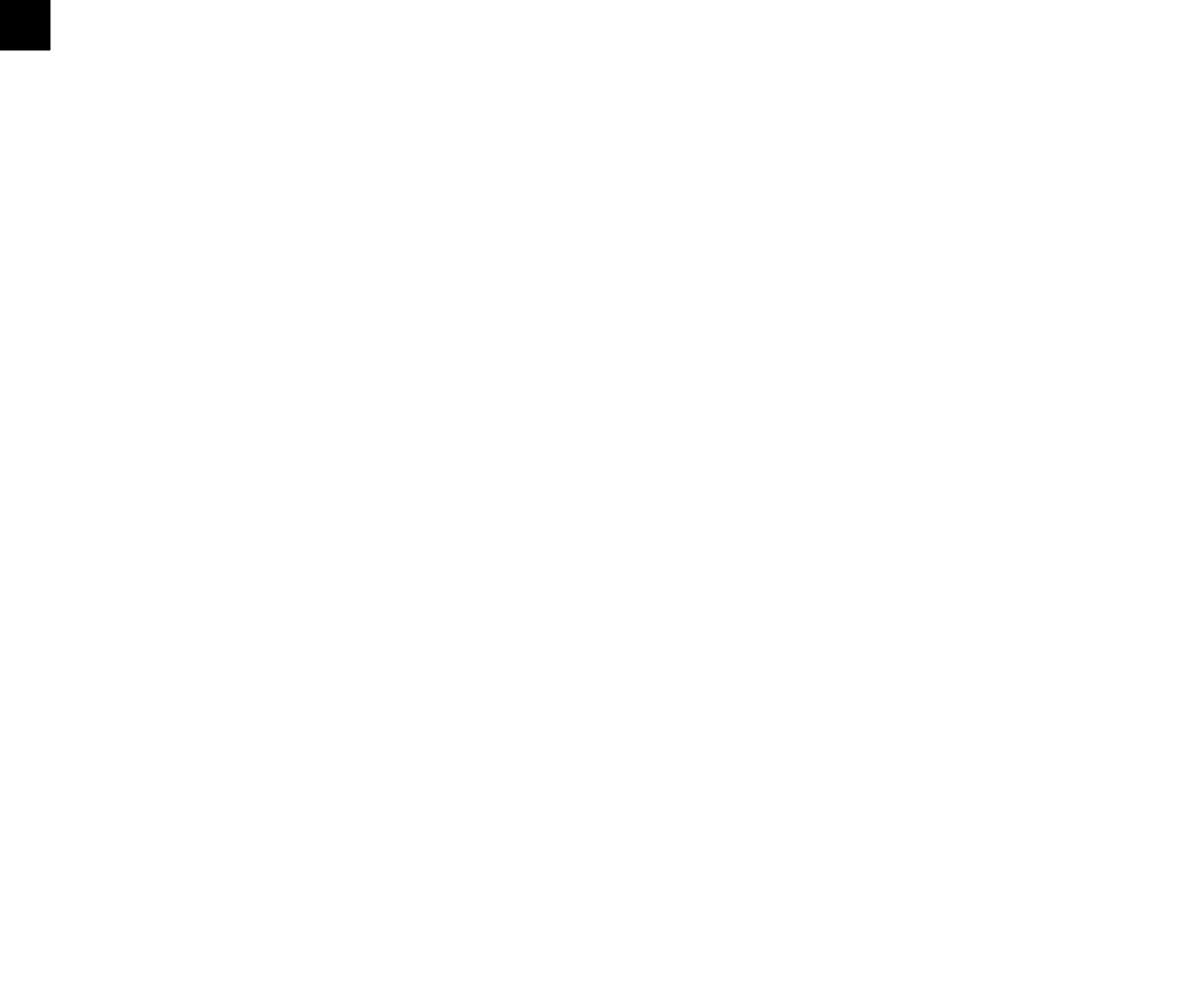
Frame 1 (no input)
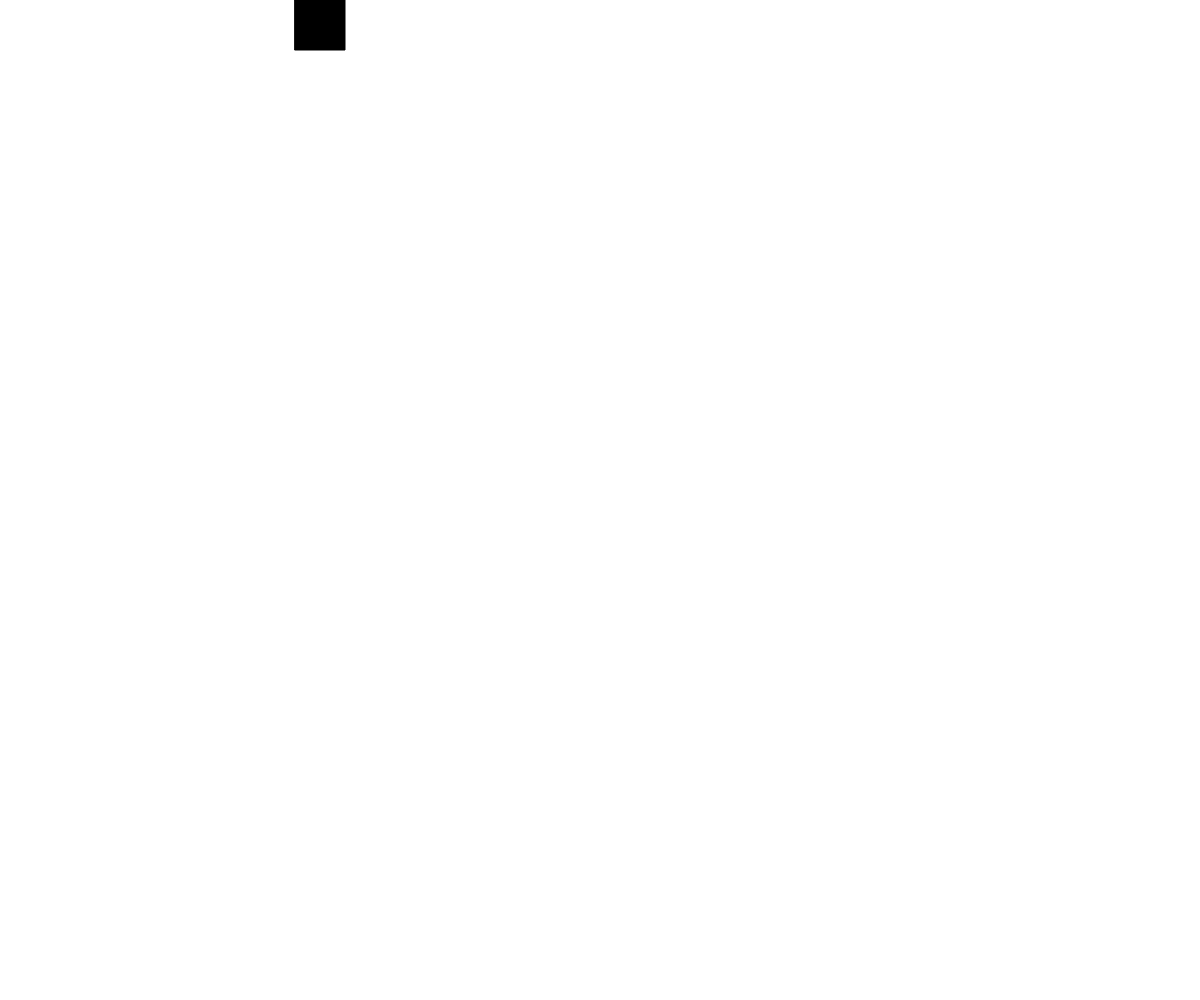
Frame 60 (no input)
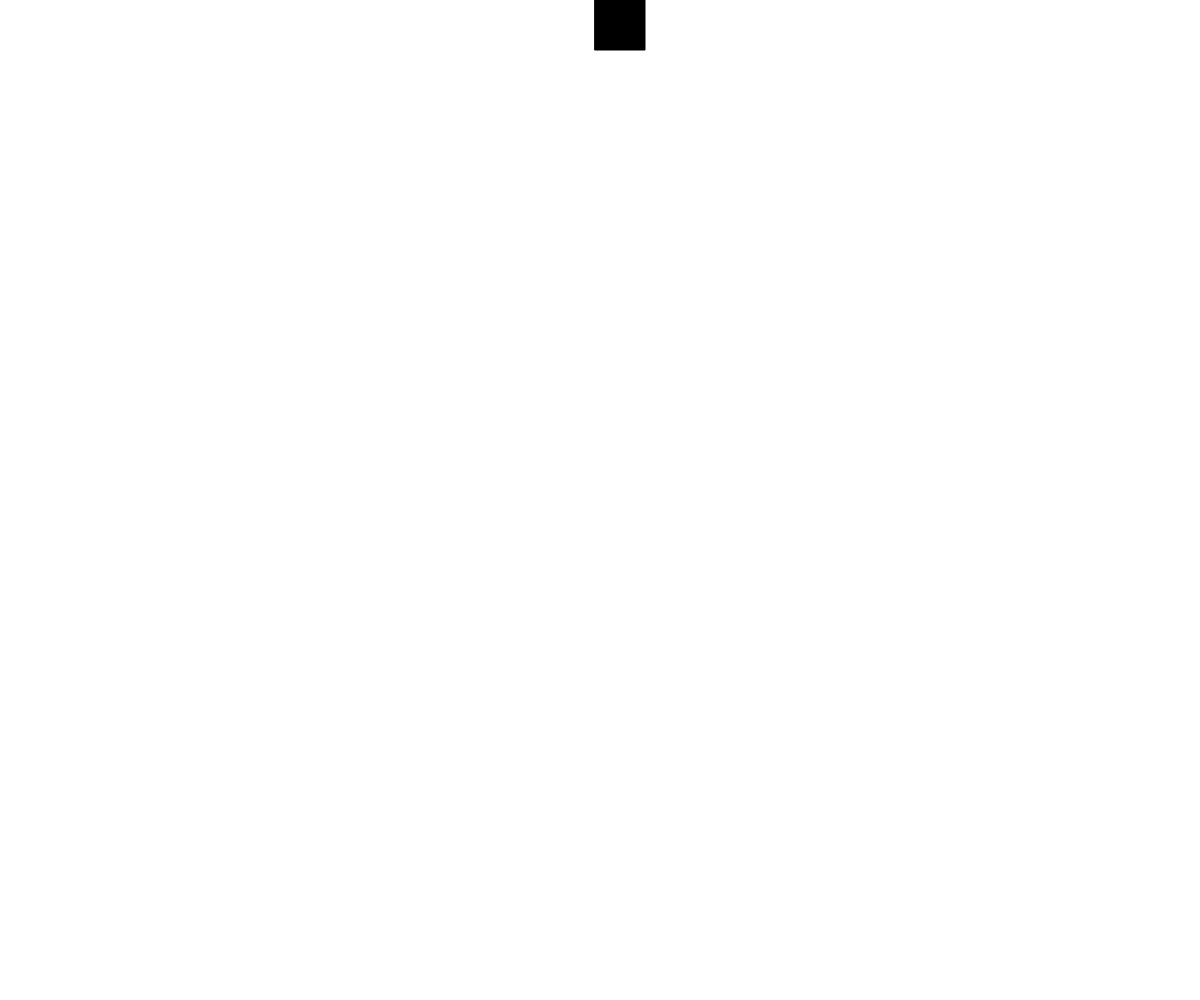
Frame 120 (the mouse pressed at the canvas centre since frame 60)

The p5.js sketch that drew these frames (run headless with seeded random() and noise() and a simulated clock; from frame 60 on, the mouse is pressed at the canvas centre):

// p5.js sketch
// ── sketch.js
//State Variable -- Square Following Edge
//Dan Schellenberg
//Adapted from Daniel Shiffman's Learning Processing 5-8 Example
//Feb 23, 2018

let x, y;
let rectSize;
let speed;

// A variable to keep track of the square's "state."
// Depending on the value of its state, it will either move right, down, left, or up.
let state;

function setup() {
  createCanvas(windowWidth, windowHeight);

  x = 0;
  y = 0;
  rectSize = 50;
  speed = 5;
  state = 0;
}

function draw() {
  background(255);

  // Display the square
  stroke(0);
  fill(0);
  rect(x, y, rectSize, rectSize);

  // If the state is 0, move to the right.
  if (state === 0) {
    x = x + speed;
    // If, while the state is 0, it reaches the right side of the window, change the state to 1
    // Repeat this same logic for all states!?
    if (x > width - rectSize) {
      x = width - rectSize;
      state = 1;
    }
  }
  else if (state === 1) {
    y = y + speed;
    if (y > height - rectSize) {
      y = height - rectSize;
      state = 2;
    }
  }
  else if (state === 2) {
    x = x - speed;
    if (x < 0) {
      x = 0;
      state = 3;
    }
  }
  else if (state === 3) {
    y = y - speed;
    if (y < 0) {
      y = 0;
      state = 0;
    }
  }
}
